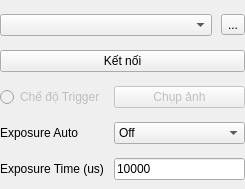
<?xml version="1.0" encoding="UTF-8"?>
<ui version="4.0">
 <class>Form</class>
 <widget class="QWidget" name="Form">
  <property name="geometry">
   <rect>
    <x>0</x>
    <y>0</y>
    <width>245</width>
    <height>189</height>
   </rect>
  </property>
  <property name="windowTitle">
   <string>Form</string>
  </property>
  <layout class="QGridLayout" name="gridLayout">
   <property name="leftMargin">
    <number>0</number>
   </property>
   <property name="topMargin">
    <number>9</number>
   </property>
   <property name="rightMargin">
    <number>0</number>
   </property>
   <property name="bottomMargin">
    <number>0</number>
   </property>
   <property name="spacing">
    <number>9</number>
   </property>
   <item row="4" column="0">
    <widget class="QLabel" name="labeExposureAuto">
     <property name="text">
      <string>Exposure Auto</string>
     </property>
    </widget>
   </item>
   <item row="2" column="0" colspan="2">
    <widget class="QPushButton" name="btn_toggle_connect">
     <property name="text">
      <string>Kết nối</string>
     </property>
     <property name="autoRepeat">
      <bool>false</bool>
     </property>
     <property name="autoDefault">
      <bool>false</bool>
     </property>
     <property name="default">
      <bool>false</bool>
     </property>
     <property name="flat">
      <bool>false</bool>
     </property>
    </widget>
   </item>
   <item row="0" column="0" colspan="2">
    <layout class="QHBoxLayout" name="horizontalLayout">
     <item>
      <widget class="QComboBox" name="boxEnum"/>
     </item>
     <item>
      <widget class="QToolButton" name="btn_enum_device">
       <property name="text">
        <string>...</string>
       </property>
      </widget>
     </item>
    </layout>
   </item>
   <item row="4" column="1">
    <widget class="QComboBox" name="cbExposureAuto">
     <item>
      <property name="text">
       <string>Off</string>
      </property>
     </item>
     <item>
      <property name="text">
       <string>Continuous</string>
      </property>
     </item>
    </widget>
   </item>
   <item row="3" column="0">
    <widget class="QRadioButton" name="trigger_mode_gui">
     <property name="enabled">
      <bool>false</bool>
     </property>
     <property name="text">
      <string>Chế độ Trigger</string>
     </property>
    </widget>
   </item>
   <item row="5" column="1">
    <widget class="QLineEdit" name="leExposure">
     <property name="text">
      <string>10000</string>
     </property>
    </widget>
   </item>
   <item row="3" column="1">
    <widget class="QPushButton" name="btn_capture">
     <property name="enabled">
      <bool>false</bool>
     </property>
     <property name="text">
      <string>Chụp ảnh</string>
     </property>
    </widget>
   </item>
   <item row="5" column="0">
    <widget class="QLabel" name="labeExposureTime">
     <property name="text">
      <string>Exposure Time (us)</string>
     </property>
    </widget>
   </item>
  </layout>
 </widget>
 <resources/>
 <connections/>
</ui>
